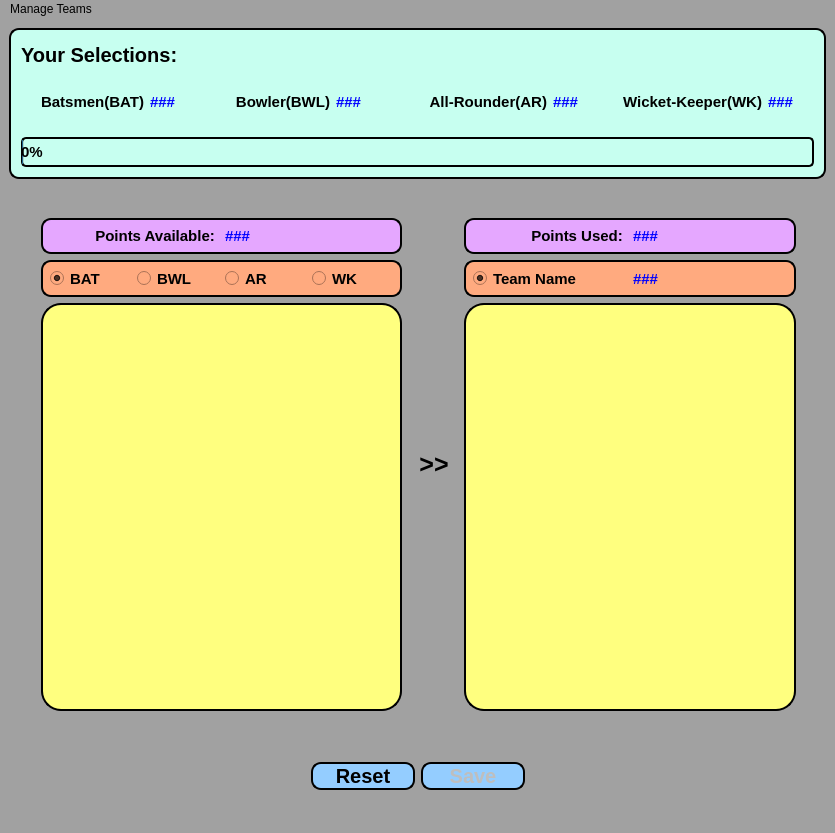
<?xml version="1.0" encoding="UTF-8"?>
<ui version="4.0">
 <class>MainWindow</class>
 <widget class="QMainWindow" name="MainWindow">
  <property name="geometry">
   <rect>
    <x>0</x>
    <y>0</y>
    <width>835</width>
    <height>833</height>
   </rect>
  </property>
  <property name="maximumSize">
   <size>
    <width>1100</width>
    <height>1100</height>
   </size>
  </property>
  <property name="windowTitle">
   <string>My Fantasy Cricket Game</string>
  </property>
  <property name="styleSheet">
   <string notr="true">background-color:rgb(161, 161, 161);</string>
  </property>
  <widget class="QWidget" name="centralwidget">
   <layout class="QVBoxLayout" name="verticalLayout_6">
    <item>
     <widget class="QGroupBox" name="selection">
      <property name="autoFillBackground">
       <bool>false</bool>
      </property>
      <property name="styleSheet">
       <string notr="true">background-color:rgb(199, 255, 240);
border-color:rgb(199, 255, 240);
border-radius:10px;
border:2px solid black;</string>
      </property>
      <property name="title">
       <string/>
      </property>
      <layout class="QVBoxLayout" name="verticalLayout">
       <item>
        <widget class="QLabel" name="label_3">
         <property name="styleSheet">
          <string notr="true">font-weight: bold;
font-size:20px;
border:0px;</string>
         </property>
         <property name="text">
          <string>Your Selections:</string>
         </property>
         <property name="wordWrap">
          <bool>true</bool>
         </property>
        </widget>
       </item>
       <item>
        <widget class="QGroupBox" name="groupBox_5">
         <property name="styleSheet">
          <string notr="true">border:0;</string>
         </property>
         <property name="title">
          <string/>
         </property>
         <layout class="QHBoxLayout" name="horizontalLayout">
          <item>
           <widget class="QGroupBox" name="groupBox_12">
            <property name="title">
             <string/>
            </property>
            <layout class="QHBoxLayout" name="horizontalLayout_5">
             <item>
              <widget class="QLabel" name="label_8">
               <property name="styleSheet">
                <string notr="true">font-weight: bold;
font-size:15px;</string>
               </property>
               <property name="text">
                <string>Batsmen(BAT)</string>
               </property>
               <property name="alignment">
                <set>Qt::AlignRight|Qt::AlignTrailing|Qt::AlignVCenter</set>
               </property>
              </widget>
             </item>
             <item>
              <widget class="QLabel" name="noofbat">
               <property name="styleSheet">
                <string notr="true">color:blue;font-weight: bold;
font-size:15px;</string>
               </property>
               <property name="text">
                <string>###</string>
               </property>
              </widget>
             </item>
            </layout>
           </widget>
          </item>
          <item>
           <widget class="QGroupBox" name="groupBox_11">
            <property name="title">
             <string/>
            </property>
            <layout class="QHBoxLayout" name="horizontalLayout_6">
             <item>
              <widget class="QLabel" name="label_6">
               <property name="styleSheet">
                <string notr="true">font-weight: bold;
font-size:15px;</string>
               </property>
               <property name="text">
                <string>Bowler(BWL)</string>
               </property>
               <property name="alignment">
                <set>Qt::AlignRight|Qt::AlignTrailing|Qt::AlignVCenter</set>
               </property>
              </widget>
             </item>
             <item>
              <widget class="QLabel" name="noofbwl">
               <property name="styleSheet">
                <string notr="true">color:blue;font-weight: bold;
font-size:15px;</string>
               </property>
               <property name="text">
                <string>###</string>
               </property>
              </widget>
             </item>
            </layout>
           </widget>
          </item>
          <item>
           <widget class="QGroupBox" name="groupBox_10">
            <property name="title">
             <string/>
            </property>
            <layout class="QHBoxLayout" name="horizontalLayout_7">
             <item>
              <widget class="QLabel" name="label_7">
               <property name="styleSheet">
                <string notr="true">font-weight: bold;
font-size:15px;</string>
               </property>
               <property name="text">
                <string>All-Rounder(AR)</string>
               </property>
               <property name="alignment">
                <set>Qt::AlignRight|Qt::AlignTrailing|Qt::AlignVCenter</set>
               </property>
              </widget>
             </item>
             <item>
              <widget class="QLabel" name="noofar">
               <property name="styleSheet">
                <string notr="true">color:blue;font-weight: bold;
font-size:15px;</string>
               </property>
               <property name="text">
                <string>###</string>
               </property>
              </widget>
             </item>
            </layout>
           </widget>
          </item>
          <item>
           <widget class="QGroupBox" name="groupBox_9">
            <property name="title">
             <string/>
            </property>
            <layout class="QHBoxLayout" name="horizontalLayout_8">
             <item>
              <widget class="QLabel" name="label_11">
               <property name="styleSheet">
                <string notr="true">font-weight: bold;
font-size:15px;</string>
               </property>
               <property name="text">
                <string>Wicket-Keeper(WK)</string>
               </property>
               <property name="alignment">
                <set>Qt::AlignRight|Qt::AlignTrailing|Qt::AlignVCenter</set>
               </property>
              </widget>
             </item>
             <item>
              <widget class="QLabel" name="noofwk">
               <property name="styleSheet">
                <string notr="true">color:blue;font-weight: bold;
font-size:15px;</string>
               </property>
               <property name="text">
                <string>###</string>
               </property>
              </widget>
             </item>
            </layout>
           </widget>
          </item>
         </layout>
        </widget>
       </item>
       <item>
        <widget class="QProgressBar" name="progressBar">
         <property name="styleSheet">
          <string notr="true">border:2px solid black;
border-radius:5px;
font-size:15px;
font-weight:bold;
</string>
         </property>
         <property name="maximum">
          <number>11</number>
         </property>
         <property name="value">
          <number>0</number>
         </property>
         <property name="alignment">
          <set>Qt::AlignJustify|Qt::AlignVCenter</set>
         </property>
         <property name="format">
          <string>%p%</string>
         </property>
        </widget>
       </item>
      </layout>
     </widget>
    </item>
    <item>
     <widget class="QGroupBox" name="groupBox_2">
      <property name="styleSheet">
       <string notr="true">border:0px;</string>
      </property>
      <property name="title">
       <string/>
      </property>
      <layout class="QVBoxLayout" name="verticalLayout_2">
       <item>
        <widget class="QGroupBox" name="groupBox_3">
         <property name="styleSheet">
          <string notr="true">border-color:black;
width: 500px;
</string>
         </property>
         <property name="title">
          <string/>
         </property>
         <layout class="QHBoxLayout" name="horizontalLayout_2">
          <item>
           <widget class="QGroupBox" name="groupBox_4">
            <property name="maximumSize">
             <size>
              <width>350</width>
              <height>600</height>
             </size>
            </property>
            <property name="styleSheet">
             <string notr="true">width: px;</string>
            </property>
            <property name="title">
             <string/>
            </property>
            <property name="alignment">
             <set>Qt::AlignCenter</set>
            </property>
            <layout class="QVBoxLayout" name="verticalLayout_3">
             <property name="sizeConstraint">
              <enum>QLayout::SetMaximumSize</enum>
             </property>
             <property name="leftMargin">
              <number>11</number>
             </property>
             <property name="rightMargin">
              <number>11</number>
             </property>
             <item>
              <widget class="QGroupBox" name="groupBox_14">
               <property name="styleSheet">
                <string notr="true">background-color:rgb(229, 167, 255);
border-radius:10px;
border:2px solid black;</string>
               </property>
               <property name="title">
                <string/>
               </property>
               <layout class="QHBoxLayout" name="horizontalLayout_9">
                <item>
                 <widget class="QLabel" name="label">
                  <property name="styleSheet">
                   <string notr="true">font-weight: bold;
font-size:15px;
border:0px;</string>
                  </property>
                  <property name="text">
                   <string>Points Available: </string>
                  </property>
                  <property name="alignment">
                   <set>Qt::AlignRight|Qt::AlignTrailing|Qt::AlignVCenter</set>
                  </property>
                 </widget>
                </item>
                <item>
                 <widget class="QLabel" name="pointsAvailable">
                  <property name="styleSheet">
                   <string notr="true">color:blue;font-weight: bold;
font-size:15px;border:0px;</string>
                  </property>
                  <property name="text">
                   <string>###</string>
                  </property>
                 </widget>
                </item>
               </layout>
              </widget>
             </item>
             <item>
              <widget class="QGroupBox" name="groupBox_6">
               <property name="cursor">
                <cursorShape>PointingHandCursor</cursorShape>
               </property>
               <property name="mouseTracking">
                <bool>true</bool>
               </property>
               <property name="layoutDirection">
                <enum>Qt::LeftToRight</enum>
               </property>
               <property name="styleSheet">
                <string notr="true">background-color:rgb(255, 170, 127);
border-radius:10px;
border:2px solid black;</string>
               </property>
               <property name="title">
                <string/>
               </property>
               <layout class="QHBoxLayout" name="horizontalLayout_3">
                <item>
                 <widget class="QRadioButton" name="radioBAT">
                  <property name="enabled">
                   <bool>true</bool>
                  </property>
                  <property name="mouseTracking">
                   <bool>false</bool>
                  </property>
                  <property name="styleSheet">
                   <string notr="true">font-weight: bold;
font-size:15px;border:0px;</string>
                  </property>
                  <property name="text">
                   <string>BAT</string>
                  </property>
                  <property name="checked">
                   <bool>true</bool>
                  </property>
                 </widget>
                </item>
                <item>
                 <widget class="QRadioButton" name="radioBWL">
                  <property name="styleSheet">
                   <string notr="true">font-weight: bold;
font-size:15px;border:0px;</string>
                  </property>
                  <property name="text">
                   <string>BWL</string>
                  </property>
                 </widget>
                </item>
                <item>
                 <widget class="QRadioButton" name="radioAR">
                  <property name="styleSheet">
                   <string notr="true">font-weight: bold;
font-size:15px;border:0px;</string>
                  </property>
                  <property name="text">
                   <string>AR</string>
                  </property>
                 </widget>
                </item>
                <item>
                 <widget class="QRadioButton" name="radioWK">
                  <property name="whatsThis">
                   <UInt>0</UInt>
                  </property>
                  <property name="styleSheet">
                   <string notr="true">font-weight: bold;
font-size:15px;border:0px;</string>
                  </property>
                  <property name="text">
                   <string>WK</string>
                  </property>
                 </widget>
                </item>
               </layout>
              </widget>
             </item>
             <item>
              <widget class="QListWidget" name="AvailablePlayersList">
               <property name="minimumSize">
                <size>
                 <width>200</width>
                 <height>350</height>
                </size>
               </property>
               <property name="styleSheet">
                <string notr="true">background-color:rgb(255, 255, 127);
border-radius:20px;
border:2px solid black;</string>
               </property>
              </widget>
             </item>
            </layout>
           </widget>
          </item>
          <item>
           <widget class="QLabel" name="label_15">
            <property name="styleSheet">
             <string notr="true">font-weight:bold;font-size:25px;</string>
            </property>
            <property name="text">
             <string>&gt;&gt;</string>
            </property>
            <property name="scaledContents">
             <bool>false</bool>
            </property>
            <property name="alignment">
             <set>Qt::AlignCenter</set>
            </property>
           </widget>
          </item>
          <item>
           <widget class="QGroupBox" name="groupBox_7">
            <property name="maximumSize">
             <size>
              <width>350</width>
              <height>600</height>
             </size>
            </property>
            <property name="styleSheet">
             <string notr="true">width: 65px;</string>
            </property>
            <property name="title">
             <string/>
            </property>
            <layout class="QVBoxLayout" name="verticalLayout_4">
             <item>
              <widget class="QGroupBox" name="groupBox_15">
               <property name="styleSheet">
                <string notr="true">background-color:rgb(229, 167, 255);
border-radius:10px;
border:2px solid black;</string>
               </property>
               <property name="title">
                <string/>
               </property>
               <layout class="QHBoxLayout" name="horizontalLayout_10">
                <item>
                 <widget class="QLabel" name="label_2">
                  <property name="styleSheet">
                   <string notr="true">font-weight: bold;
font-size:15px;border:0px;</string>
                  </property>
                  <property name="text">
                   <string>Points Used: </string>
                  </property>
                  <property name="alignment">
                   <set>Qt::AlignRight|Qt::AlignTrailing|Qt::AlignVCenter</set>
                  </property>
                 </widget>
                </item>
                <item>
                 <widget class="QLabel" name="pointsUsed">
                  <property name="styleSheet">
                   <string notr="true">border:0px;color:blue;font-weight: bold;
font-size:15px;</string>
                  </property>
                  <property name="text">
                   <string>###</string>
                  </property>
                 </widget>
                </item>
               </layout>
              </widget>
             </item>
             <item>
              <widget class="QGroupBox" name="groupBox_8">
               <property name="styleSheet">
                <string notr="true">background-color:rgb(255, 170, 127);
border-radius:10px;
border:2px solid black;</string>
               </property>
               <property name="title">
                <string/>
               </property>
               <layout class="QHBoxLayout" name="horizontalLayout_4">
                <item>
                 <widget class="QRadioButton" name="radioTeamName">
                  <property name="styleSheet">
                   <string notr="true">font-weight: bold;
font-size:15px;border:0px;</string>
                  </property>
                  <property name="text">
                   <string>Team Name</string>
                  </property>
                  <property name="checked">
                   <bool>true</bool>
                  </property>
                 </widget>
                </item>
                <item>
                 <widget class="QLabel" name="TeamName">
                  <property name="styleSheet">
                   <string notr="true">border:0px;color:blue;font-weight: bold;
font-size:15px;</string>
                  </property>
                  <property name="text">
                   <string>###</string>
                  </property>
                 </widget>
                </item>
               </layout>
              </widget>
             </item>
             <item>
              <widget class="QListWidget" name="SelectedPlayerList">
               <property name="minimumSize">
                <size>
                 <width>200</width>
                 <height>350</height>
                </size>
               </property>
               <property name="maximumSize">
                <size>
                 <width>500</width>
                 <height>750</height>
                </size>
               </property>
               <property name="styleSheet">
                <string notr="true">background-color:rgb(255, 255, 127);
border-radius:20px;
border:2px solid black;</string>
               </property>
              </widget>
             </item>
            </layout>
           </widget>
          </item>
         </layout>
        </widget>
       </item>
      </layout>
     </widget>
    </item>
    <item>
     <widget class="QGroupBox" name="groupBox_13">
      <property name="styleSheet">
       <string notr="true">border:0px;
</string>
      </property>
      <property name="title">
       <string/>
      </property>
      <property name="alignment">
       <set>Qt::AlignCenter</set>
      </property>
      <layout class="QHBoxLayout" name="horizontalLayout_11">
       <item>
        <spacer name="horizontalSpacer">
         <property name="orientation">
          <enum>Qt::Horizontal</enum>
         </property>
         <property name="sizeHint" stdset="0">
          <size>
           <width>40</width>
           <height>20</height>
          </size>
         </property>
        </spacer>
       </item>
       <item>
        <widget class="QPushButton" name="ResetButton">
         <property name="styleSheet">
          <string notr="true">background-color:rgb(148, 205, 255);
border-radius:10px;
border:2px solid black;
font-weight: bold;
font-size:20px;
min-width:100px;</string>
         </property>
         <property name="text">
          <string>Reset</string>
         </property>
        </widget>
       </item>
       <item>
        <widget class="QPushButton" name="SaveButton">
         <property name="enabled">
          <bool>false</bool>
         </property>
         <property name="styleSheet">
          <string notr="true">background-color:rgb(148, 205, 255);
border-radius:10px;
border:2px solid black;
font-weight: bold;
font-size:20px;
min-width:100px;</string>
         </property>
         <property name="text">
          <string>Save</string>
         </property>
        </widget>
       </item>
       <item>
        <spacer name="horizontalSpacer_2">
         <property name="orientation">
          <enum>Qt::Horizontal</enum>
         </property>
         <property name="sizeHint" stdset="0">
          <size>
           <width>40</width>
           <height>20</height>
          </size>
         </property>
        </spacer>
       </item>
      </layout>
     </widget>
    </item>
   </layout>
  </widget>
  <widget class="QMenuBar" name="menubar">
   <property name="geometry">
    <rect>
     <x>0</x>
     <y>0</y>
     <width>835</width>
     <height>26</height>
    </rect>
   </property>
   <widget class="QMenu" name="menuManage_Teams">
    <property name="title">
     <string>Manage Teams</string>
    </property>
    <addaction name="actionNEW_Team"/>
    <addaction name="actionOPEN_Team"/>
    <addaction name="actionSAVE_Team"/>
    <addaction name="separator"/>
    <addaction name="actionEVALUATE_Team"/>
   </widget>
   <addaction name="menuManage_Teams"/>
  </widget>
  <widget class="QStatusBar" name="statusbar"/>
  <action name="actionNEW_Team">
   <property name="checkable">
    <bool>true</bool>
   </property>
   <property name="text">
    <string>NEW Team</string>
   </property>
  </action>
  <action name="actionOPEN_Team">
   <property name="enabled">
    <bool>false</bool>
   </property>
   <property name="text">
    <string>OPEN Team</string>
   </property>
  </action>
  <action name="actionSAVE_Team">
   <property name="enabled">
    <bool>false</bool>
   </property>
   <property name="text">
    <string>SAVE Team</string>
   </property>
  </action>
  <action name="actionEVALUATE_Team">
   <property name="enabled">
    <bool>false</bool>
   </property>
   <property name="text">
    <string>EVALUATE Team</string>
   </property>
  </action>
 </widget>
 <resources/>
 <connections/>
</ui>
